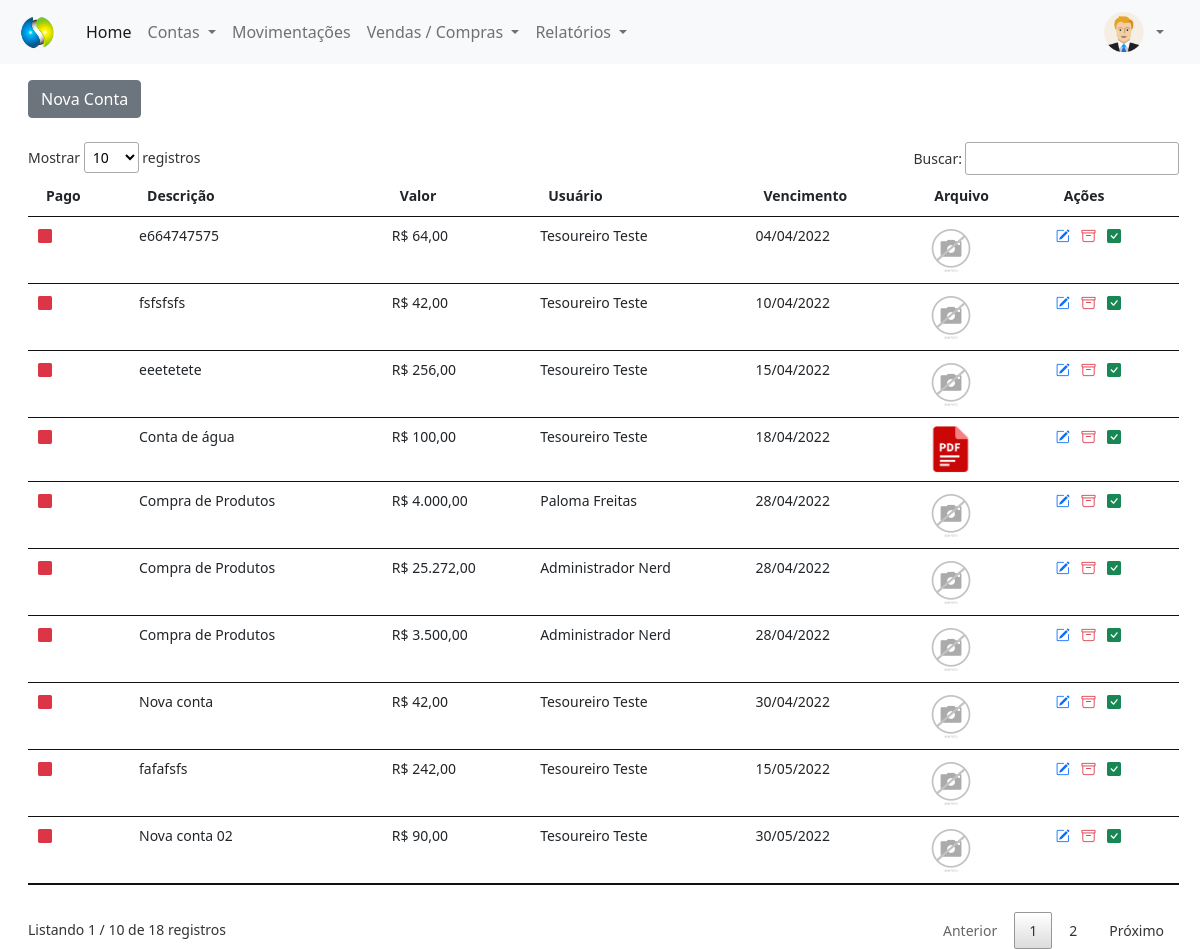
The page /painel-tesoureiro/index.php?pagina=contas_pagar (signed in) on the database its author committed.
### tables this page shows
CREATE TABLE `contas_pagar` (
  `id` int(11) NOT NULL,
  `descricao` varchar(100) NOT NULL,
  `valor` decimal(8,2) NOT NULL,
  `usuario` int(11) NOT NULL,
  `pago` varchar(5) NOT NULL,
  `data` date NOT NULL,
  `vencimento` date NOT NULL,
  `arquivo` varchar(150) DEFAULT NULL,
  `id_compra` int(11) NOT NULL
);

CREATE TABLE `usuarios` (
  `id` int(11) NOT NULL,
  `nome` varchar(80) NOT NULL,
  `email` varchar(80) NOT NULL,
  `cpf` varchar(15) NOT NULL,
  `senha` varchar(20) NOT NULL,
  `nivel` varchar(20) NOT NULL
);

### painel-tesoureiro/contas_pagar.php (the view, shortened to what this page needs)
<?php
$pag = 'contas_pagar';
require_once('../conexao.php');
?>
<a href="index.php?pagina=<?php echo $pag ?>&funcao=novo" type="button" class="btn btn-secondary mt-2">Nova Conta</a>
<div class="mt-4" style="margin-right:25px">
    <?php
    $query = $pdo->query("SELECT * from contas_pagar order by pago asc, vencimento asc");
    $res = $query->fetchAll(PDO::FETCH_ASSOC);
    $total_reg = @count($res);
    if ($total_reg > 0) {
    ?>
        <small>
            <table id="usuarios" class="table table-hover my-4" style="width:100%">
                <thead>
                    <tr>
                        <th>Pago</th>
                        <th>Descrição</th>
                        <th>Valor</th>
                        <th>Usuário</th>
                        <th>Vencimento</th>
                        <th>Arquivo</th>
                        <th>Ações</th>
                    </tr>
                </thead>
                <tbody>
                    <?php
                    for ($i = 0; $i < $total_reg; $i++) {
                        $id_usu = $res[$i]['usuario'];
                        $query2 = $pdo->query("SELECT * from usuarios where id = '$id_usu'");
                        $res2 = $query2->fetchAll(PDO::FETCH_ASSOC);
                        $nome_usu = $res2[0]['nome'];
                        $vencimento = $res[$i]['vencimento'];
                        if ($res[$i]['pago'] == 'Sim') {
                            $classe = 'text-success';
                        } else {
                            $classe = 'text-danger';
                        }
                        $extensao = strchr($res[$i]['arquivo'], '.');
                        if ($extensao == '.pdf') {
                            $arquivo_pasta = 'pdf.png';
                        } else {
                            $arquivo_pasta = $res[$i]['arquivo'];
                        }
                    ?>
                        <tr>
                            <td>
                                <i class="bi bi-square-fill <?php echo $classe; ?>"></i>
                            </td>
                            <td>
                                <?php echo $res[$i]['descricao']; ?>
                            </td>
                            <td>
                                R$ <?php echo number_format($res[$i]['valor'], 2, ',', '.'); ?>
                            </td>
                            <td><?php echo $nome_usu ?></td>
                            <td>
                                <?php echo implode('/', array_reverse(explode('-', $vencimento)));
                                ?>
                            </td>
                            <td>
                                <a href="../img/<?php echo $pag ?>/<?php echo $res[$i]['arquivo'] ?>" type="button" title="Ver Arquivo" style="text-decoration: none" target="_blank">
                                    <img src="../img/<?php echo $pag ?>/<?php echo $arquivo_pasta ?>" width="50px">
                                </a>
                            </td>
                            <td>
                                <?php
                                if ($res[$i]['pago'] != 'Sim') {
                                ?>
                                    <a href="index.php?pagina=<?php echo $pag ?>&funcao=editar&id=<?php echo $res[$i]['id'] ?>" title="Editar Registro" style="text-decoration: none">
                                        <i class="bi bi-pencil-square text-primary me-2"></i>
                                    </a>
                                    <a href="index.php?pagina=<?php echo $pag ?>&funcao=deletar&id=<?php echo $res[$i]['id']; ?>" title="Excluir Registro" style="text-decoration: none">
                                        <i class="bi bi-archive text-danger me-2"></i>
                                    </a>
                                    <a href="index.php?pagina=<?php echo $pag ?>&funcao=baixar&id=<?php echo $res[$i]['id']; ?>" title="Baixar Registro">
                                        <i class="bi bi-check-square-fill text-success me-2" style="text-decoration: none"></i>
                                    </a>
                                <?php } ?>
                            </td>
                        </tr>
                    <?php }
                    ?>
                </tbody>
            </table>
        </small>
    <?php } else {
        echo "Não existem dados para serem exibidos!";
    } ?>
</div>

### rows shown on the page
contas_pagar: descricao "e664747575", valor "64,00", usuarios.nome "Tesoureiro Teste", vencimento "04/04/2022", arquivo (picture)
contas_pagar: descricao "fsfsfsfs", valor "42,00", usuarios.nome "Tesoureiro Teste", vencimento "10/04/2022", arquivo (picture)
contas_pagar: descricao "eeetetete", valor "256,00", usuarios.nome "Tesoureiro Teste", vencimento "15/04/2022", arquivo (picture)
contas_pagar: descricao "Conta de água", valor "100,00", usuarios.nome "Tesoureiro Teste", vencimento "18/04/2022", shows a picture
contas_pagar: descricao "Compra de Produtos", valor "4.000,00", usuarios.nome "Paloma Freitas", vencimento "28/04/2022", arquivo (picture)
contas_pagar: descricao "Compra de Produtos", valor "25.272,00", usuarios.nome "Administrador Nerd", vencimento "28/04/2022", arquivo (picture)
contas_pagar: descricao "Compra de Produtos", valor "3.500,00", usuarios.nome "Administrador Nerd", vencimento "28/04/2022", arquivo (picture)
contas_pagar: descricao "Nova conta", valor "42,00", usuarios.nome "Tesoureiro Teste", vencimento "30/04/2022", arquivo (picture)
contas_pagar: descricao "fafafsfs", valor "242,00", usuarios.nome "Tesoureiro Teste", vencimento "15/05/2022", arquivo (picture)
contas_pagar: descricao "Nova conta 02", valor "90,00", usuarios.nome "Tesoureiro Teste", vencimento "30/05/2022", arquivo (picture)
